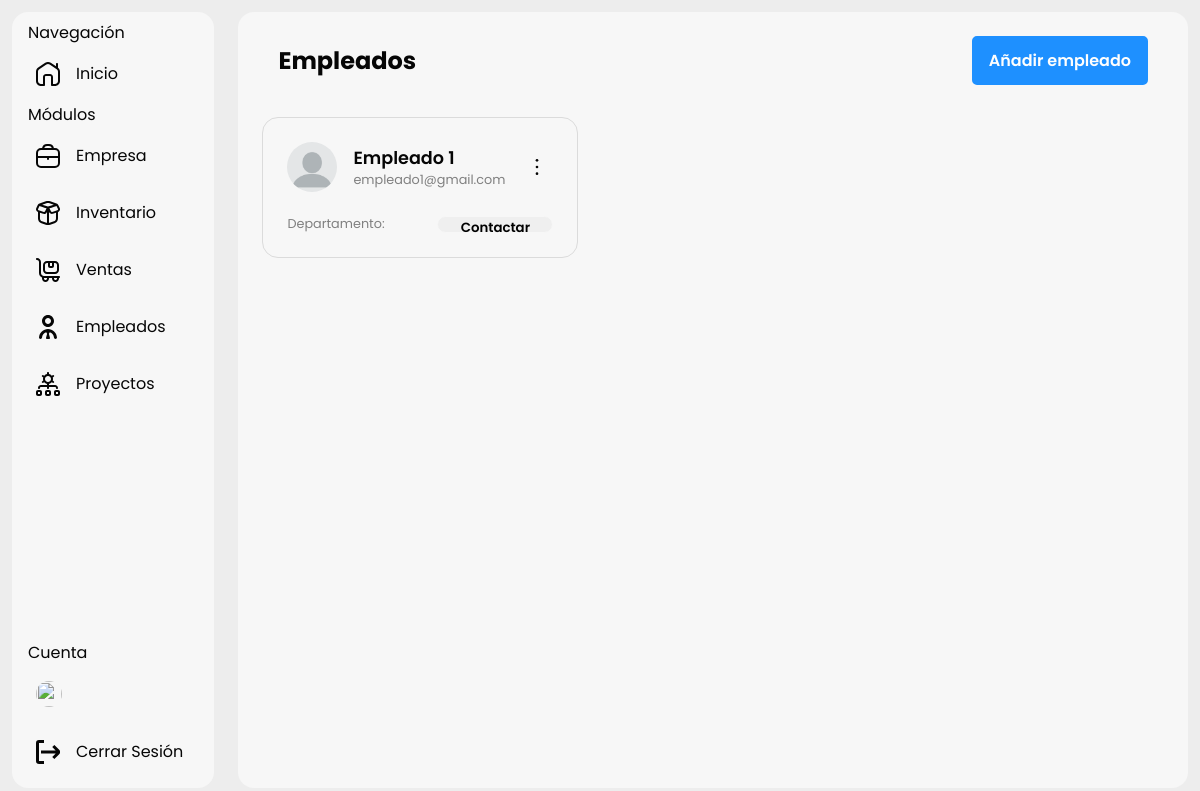
The page /add-employer on the database as committed earlier.
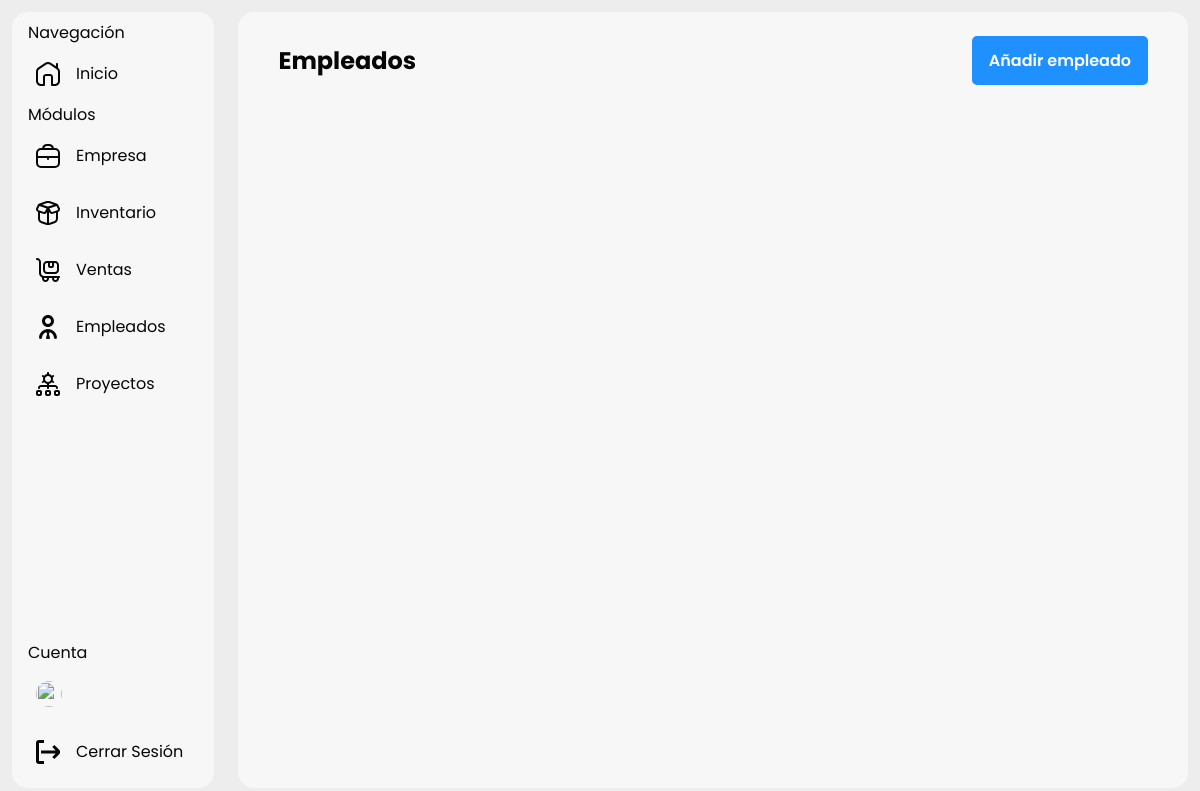
The same page on the database as committed later.
### main.py (models this page shows, shortened)
class Employees(db.Model):
    id = db.Column(db.Integer, primary_key=True)
    name = db.Column(db.String(100), nullable=False)
    department = db.Column(db.String(100), nullable=False)
    contact = db.Column(db.String(100), nullable=False)

### main.py (the view, shortened to what this page needs)
@app.route("/add-employer", methods=["GET", "POST"])
def add_employer():
    employees = Employees.query.all()
    return render_template("employees.html", employees=employees)

### templates/employees.html (shortened to what this page needs)
{% extends "base.html" %} {% block title %}Empleados{% endblock %}{% block
content %} {% include "sidebar.html" %}
<link
  rel="stylesheet"
  href="{{url_for('static', filename = 'style/employees.css')}}"
/>
<section>
  <header>
    <h1>Empleados</h1>
    <button id="btn_add_new_employer">Añadir empleado</button>
  </header>
  <main>
    <div class="container_cards_employees">
      {% for employer in employees %}
      <div class="employer_card">
        <header>
          <img
            src="{{url_for('static', filename = 'img/default-user.webp')}}"
            alt=""
          />
          <div class="employer_details">
            <span>{{employer.name}}</span>
            <span>{{employer.contact}}</span>
          </div>
          <button onclick="showDeleteForm(this)">
            <svg
              xmlns="http://www.w3.org/2000/svg"
              id="Outline"
              viewBox="0 0 24 24"
              width="16"
              height="16"
            >
              <circle cx="12" cy="2" r="2" />
              <circle cx="12" cy="12" r="2" />
              <circle cx="12" cy="22" r="2" />
            </svg>
          </button>
        </header>
        <main>
          <div class="employer_department_details">
            <span>Departamento: </span>
          </div>
          <button>Contactar</button>
        </main>
      </div>
      {% endfor %}
    </div>
  </main>
</section>
{% endblock %}

### templates/base.html (shortened to what this page needs)
<!DOCTYPE html>
<html lang="en">
  <head>
    <link
      rel="stylesheet"
      href="{{url_for('static', filename = 'style/global.css')}}"
    />
  </head>
  <body>
    {% block content %}{% endblock %}
  </body>
</html>

### templates/sidebar.html (shortened to what this page needs)
{% block navbar %}
<nav class="sidebar">
  <div class="top">
    <p>Navegación</p>
    <a href="{{ url_for('landing_page') }}"
      ><?xml version="1.0" encoding="UTF-8"?>
      Inicio</a
    >
    <p>Módulos</p>
    <a href="{{ url_for('company') }}">
      Empresa</a
    >
    <a href="{{ url_for('inventory') }}">
      Inventario</a
    >
    <a href="{{ url_for('sales') }}">
      Ventas</a
    >
    <a href="{{ url_for('employees') }}">
      Empleados</a
    >
    <a href="{{ url_for('projects') }}">
      Proyectos</a
    >
  </div>
  <div class="bottom">
    <p>Cuenta</p>
    <div id="container_account">
      {% if session.user_image == "" %}
      <img
        style="width: 26px; height: 26px; border-radius: 100%"
        src="{{url_for('static', filename = 'img/default-user.webp')}}"
        alt=""
      />
      {% else %}
      <img
        style="width: 26px; height: 26px; border-radius: 100%"
        src="{{ url_for('static', filename=session['user_image']) }}"
        alt=""
      />
      {% endif %}
    </div>
    <a href="{{ url_for('logout') }}">
      Cerrar Sesión</a
    >
  </div>
</nav>
{% endblock %}

### static/style/global.css (style rules this page uses)
:root { --primary-font-hover: dodgerblue; color-scheme: light dark; }
* { padding: 0; margin: 0; box-sizing: border-box; font-family: "Poppins", serif; }
body { max-height: 100vh; background-color: light-dark(#ededed, #121212); }
.sidebar { color: light-dark(#060606, #fefefe); display: flex; flex-direction: column; justify-content: space-between; background-color: light-dark(#f7f7f7, #282828); border-radius: 1rem; width: fit-content; width: 250px; margin: 1%; padding: 0.5rem; }
#container_account { display: flex; align-items: center; gap: 10px; padding: 1rem; overflow: hidden; cursor: pointer; }
#container_account img { height: 24px; width: 24px; }
.sidebar p { padding-left: 0.5rem; font-weight: 400; }
.sidebar svg { fill: light-dark(#060606, #fefefe); }
.sidebar a { text-decoration: none; padding: 1rem; display: flex; align-items: center; gap: 1rem; width: 100%; height: fit-content; border-radius: 1rem; color: light-dark(#060606, #fefefe); }

### static/style/employees.css (style rules this page uses)
* { color-scheme: light dark; }
::placeholder { color: light-dark(#adadad, #c8c8c8); }
body { display: flex; height: 100svh; }
section { padding: 0.5rem; border-radius: 1rem; width: 99%; color: light-dark(#060606, #fefefe); background-color: light-dark(#f7f7f7, #282828); margin: 1%; }
section header { padding: 1rem 2rem; display: flex; justify-content: space-between; align-items: center; }
section header button { color: #fefefe; background-color: dodgerblue; padding: 10px 15px; border: 2px solid dodgerblue; border-radius: 5px; transition: 0.1s ease; font-weight: 600; font-size: 1rem; }
section main { height: 85%; overflow-y: scroll; }
.container_cards_employees { padding: 1rem; display: grid; grid-template-columns: repeat(3, 1fr); gap: 1rem; }

Rows that differ between the two databases and show on the page:
removed Employees: name "Empleado 1", contact "empleado1@gmail.com"
